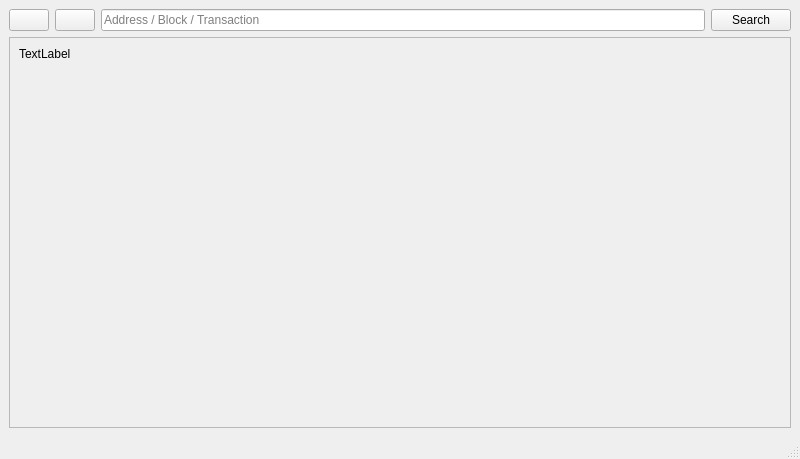
<?xml version="1.0" encoding="UTF-8"?>
<ui version="4.0">
 <class>BlockExplorer</class>
 <widget class="QMainWindow" name="BlockExplorer">
  <property name="geometry">
   <rect>
    <x>0</x>
    <y>0</y>
    <width>800</width>
    <height>459</height>
   </rect>
  </property>
  <property name="windowTitle">
   <string>Blockchain Explorer</string>
  </property>
  <widget class="QWidget" name="centralwidget">
   <layout class="QVBoxLayout" name="verticalLayout">
    <item>
     <layout class="QHBoxLayout" name="horizontalLayout">
      <property name="sizeConstraint">
       <enum>QLayout::SetMinimumSize</enum>
      </property>
      <item>
       <widget class="QPushButton" name="back">
        <property name="text">
         <string/>
        </property>
        <property name="icon">
         <iconset>
          <normaloff>:/icons/back</normaloff>:/icons/back</iconset>
        </property>
        <property name="flat">
         <bool>false</bool>
        </property>
       </widget>
      </item>
      <item>
       <widget class="QPushButton" name="forward">
        <property name="text">
         <string/>
        </property>
        <property name="icon">
         <iconset>
          <normaloff>:/icons/forward</normaloff>:/icons/forward</iconset>
        </property>
       </widget>
      </item>
      <item>
       <widget class="QLineEdit" name="searchBox">
        <property name="sizePolicy">
         <sizepolicy hsizetype="Expanding" vsizetype="Fixed">
          <horstretch>5</horstretch>
          <verstretch>0</verstretch>
         </sizepolicy>
        </property>
        <property name="minimumSize">
         <size>
          <width>0</width>
          <height>0</height>
         </size>
        </property>
        <property name="inputMask">
         <string/>
        </property>
        <property name="text">
         <string/>
        </property>
        <property name="placeholderText">
         <string>Address / Block / Transaction</string>
        </property>
       </widget>
      </item>
      <item>
       <widget class="QPushButton" name="pushSearch">
        <property name="sizePolicy">
         <sizepolicy hsizetype="Minimum" vsizetype="Fixed">
          <horstretch>0</horstretch>
          <verstretch>0</verstretch>
         </sizepolicy>
        </property>
        <property name="minimumSize">
         <size>
          <width>0</width>
          <height>0</height>
         </size>
        </property>
        <property name="maximumSize">
         <size>
          <width>16777215</width>
          <height>16777215</height>
         </size>
        </property>
        <property name="text">
         <string>Search</string>
        </property>
        <property name="autoDefault">
         <bool>false</bool>
        </property>
        <property name="default">
         <bool>false</bool>
        </property>
        <property name="flat">
         <bool>false</bool>
        </property>
       </widget>
      </item>
     </layout>
    </item>
    <item>
     <widget class="QScrollArea" name="scrollArea">
      <property name="widgetResizable">
       <bool>true</bool>
      </property>
      <widget class="QWidget" name="scrollAreaWidgetContents">
       <property name="geometry">
        <rect>
         <x>0</x>
         <y>0</y>
         <width>780</width>
         <height>366</height>
        </rect>
       </property>
       <layout class="QHBoxLayout" name="horizontalLayout_2">
        <item>
         <widget class="QLabel" name="content">
          <property name="sizePolicy">
           <sizepolicy hsizetype="Preferred" vsizetype="Expanding">
            <horstretch>0</horstretch>
            <verstretch>0</verstretch>
           </sizepolicy>
          </property>
          <property name="text">
           <string>TextLabel</string>
          </property>
          <property name="textFormat">
           <enum>Qt::RichText</enum>
          </property>
          <property name="alignment">
           <set>Qt::AlignLeading|Qt::AlignLeft|Qt::AlignTop</set>
          </property>
          <property name="textInteractionFlags">
           <set>Qt::LinksAccessibleByMouse|Qt::TextSelectableByMouse</set>
          </property>
         </widget>
        </item>
       </layout>
      </widget>
     </widget>
    </item>
   </layout>
  </widget>
  <widget class="QMenuBar" name="menubar">
   <property name="geometry">
    <rect>
     <x>0</x>
     <y>0</y>
     <width>800</width>
     <height>21</height>
    </rect>
   </property>
  </widget>
  <widget class="QStatusBar" name="statusbar"/>
 </widget>
 <resources>
  <include location="../bdcash.qrc"/>
 </resources>
 <connections/>
</ui>
